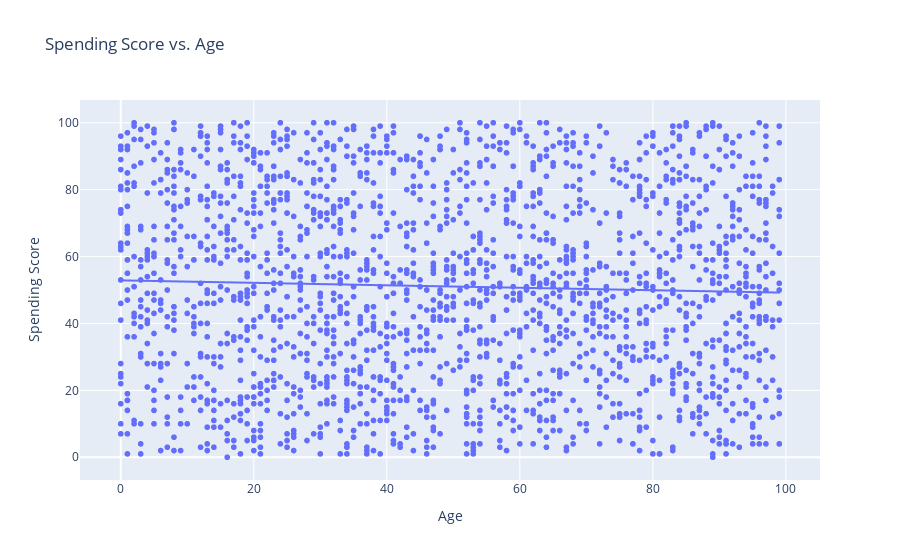
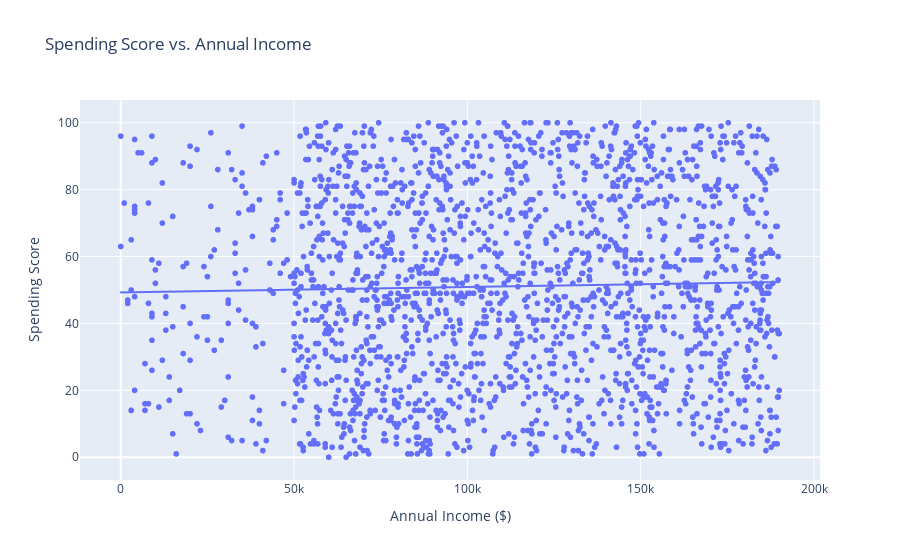
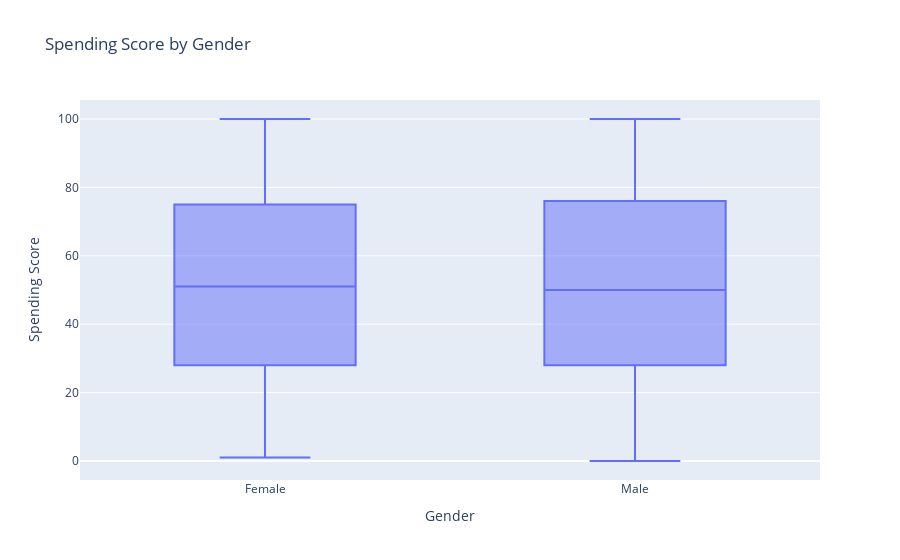

Notebook code cell kept with these figures, in order:
### Code cell
fig_age = px.scatter(df, x='Age', y='Spending Score (1-100)',
                     title='Spending Score vs. Age',
                     labels={'Age': 'Age', 'Spending Score (1-100)': 'Spending Score'},
                     trendline='ols')
fig_age.show()

fig_income = px.scatter(df_encoded, x='Annual Income ($)', y='Spending Score (1-100)',
                       title='Spending Score vs. Annual Income',
                       labels={'Annual Income ($)': 'Annual Income ($)', 'Spending Score (1-100)': 'Spending Score'},
                       trendline='ols')
fig_income.show()

df['Gender'] = df['Gender'].map({'Female': 0, 'Male': 1})

fig = px.box(df_encoded, x='Gender_Male', y='Spending Score (1-100)',
             title='Spending Score by Gender',
             labels={'Gender_Male': 'Gender', 'Spending Score (1-100)': 'Spending Score'},
             category_orders={'Gender': [0, 1]})

fig.update_xaxes(tickmode='array', tickvals=[0, 1], ticktext=['Female', 'Male'])

fig.show()

### Figure 1 — Plotly figure (JSON) as saved in the notebook; plotly's stock layout.template omitted (floating-point values rounded to 4 significant figures; data arrays with more than 128 entries replaced by an {"elided": "..."} marker saying what was removed)
{"data": [{"hovertemplate": "Age=%{x}<br>Spending Score=%{y}<extra></extra>", "legendgroup": "", "marker": {"color": "#636efa", "symbol": "circle"}, "mode": "markers", "name": "", "showlegend": false, "type": "scattergl", "x": {"elided": "1965 int values"}, "xaxis": "x", "y": {"elided": "1965 int values"}, "yaxis": "y"}, {"hovertemplate": "<b>OLS trendline</b><br>Spending Score (1-100) = -0.0368115 * Age + 52.8788<br>R<sup>2</sup>=0.001398<br><br>Age=%{x}<br>Spending Score=%{y} <b>(trend)</b><extra></extra>", "legendgroup": "", "marker": {"color": "#636efa", "symbol": "circle"}, "mode": "lines", "name": "", "showlegend": false, "type": "scattergl", "x": {"elided": "1965 int values"}, "xaxis": "x", "y": {"elided": "1965 float values"}, "yaxis": "y"}], "layout": {"legend": {"tracegroupgap": 0}, "title": {"text": "Spending Score vs. Age"}, "xaxis": {"anchor": "y", "domain": [0, 1], "title": {"text": "Age"}}, "yaxis": {"anchor": "x", "domain": [0, 1], "title": {"text": "Spending Score"}}}}

### Figure 2 — Plotly figure (JSON) as saved in the notebook; plotly's stock layout.template omitted (floating-point values rounded to 4 significant figures; data arrays with more than 128 entries replaced by an {"elided": "..."} marker saying what was removed)
{"data": [{"hovertemplate": "Annual Income ($)=%{x}<br>Spending Score=%{y}<extra></extra>", "legendgroup": "", "marker": {"color": "#636efa", "symbol": "circle"}, "mode": "markers", "name": "", "showlegend": false, "type": "scattergl", "x": {"elided": "1965 int values"}, "xaxis": "x", "y": {"elided": "1965 int values"}, "yaxis": "y"}, {"hovertemplate": "<b>OLS trendline</b><br>Spending Score (1-100) = 1.63075e-05 * Annual Income ($) + 49.275<br>R<sup>2</sup>=0.000714<br><br>Annual Income ($)=%{x}<br>Spending Score=%{y} <b>(trend)</b><extra></extra>", "legendgroup": "", "marker": {"color": "#636efa", "symbol": "circle"}, "mode": "lines", "name": "", "showlegend": false, "type": "scattergl", "x": {"elided": "1965 int values"}, "xaxis": "x", "y": {"elided": "1965 float values"}, "yaxis": "y"}], "layout": {"legend": {"tracegroupgap": 0}, "title": {"text": "Spending Score vs. Annual Income"}, "xaxis": {"anchor": "y", "domain": [0, 1], "title": {"text": "Annual Income ($)"}}, "yaxis": {"anchor": "x", "domain": [0, 1], "title": {"text": "Spending Score"}}}}

### Figure 3 — Plotly figure (JSON) as saved in the notebook; plotly's stock layout.template omitted (floating-point values rounded to 4 significant figures; data arrays with more than 128 entries replaced by an {"elided": "..."} marker saying what was removed)
{"data": [{"alignmentgroup": "True", "hovertemplate": "Gender=%{x}<br>Spending Score=%{y}<extra></extra>", "legendgroup": "", "marker": {"color": "#636efa"}, "name": "", "notched": false, "offsetgroup": "", "orientation": "v", "showlegend": false, "type": "box", "x": {"elided": "1965 bool values"}, "x0": " ", "xaxis": "x", "y": {"elided": "1965 int values"}, "y0": " ", "yaxis": "y"}], "layout": {"boxmode": "group", "legend": {"tracegroupgap": 0}, "title": {"text": "Spending Score by Gender"}, "xaxis": {"anchor": "y", "domain": [0, 1], "tickmode": "array", "ticktext": ["Female", "Male"], "tickvals": [0, 1], "title": {"text": "Gender"}}, "yaxis": {"anchor": "x", "domain": [0, 1], "title": {"text": "Spending Score"}}}}
